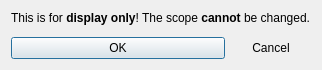
<?xml version="1.0" encoding="UTF-8"?>
<ui version="4.0">
 <class>ScopeDialog</class>
 <widget class="QDialog" name="ScopeDialog">
  <property name="geometry">
   <rect>
    <x>0</x>
    <y>0</y>
    <width>472</width>
    <height>131</height>
   </rect>
  </property>
  <property name="windowTitle">
   <string>Dialog</string>
  </property>
  <property name="modal">
   <bool>true</bool>
  </property>
  <layout class="QVBoxLayout" name="verticalLayout">
   <property name="sizeConstraint">
    <enum>QLayout::SetFixedSize</enum>
   </property>
   <item>
    <widget class="QLabel" name="display_only_label">
     <property name="text">
      <string>&lt;html&gt;&lt;head/&gt;&lt;body&gt;&lt;p&gt;This is for &lt;span style=&quot; font-weight:600;&quot;&gt;display only&lt;/span&gt;! The scope &lt;span style=&quot; font-weight:600;&quot;&gt;cannot&lt;/span&gt; be changed.&lt;/p&gt;&lt;/body&gt;&lt;/html&gt;</string>
     </property>
    </widget>
   </item>
   <item>
    <widget class="ScopeWidget" name="scope_widget" native="true"/>
   </item>
   <item>
    <layout class="QHBoxLayout" name="horizontalLayout" stretch="1,0">
     <item>
      <widget class="QPushButton" name="a2ok_button">
       <property name="text">
        <string>OK</string>
       </property>
      </widget>
     </item>
     <item>
      <widget class="QPushButton" name="a2cancel_button">
       <property name="text">
        <string>Cancel</string>
       </property>
       <property name="flat">
        <bool>true</bool>
       </property>
      </widget>
     </item>
    </layout>
   </item>
  </layout>
 </widget>
 <customwidgets>
  <customwidget>
   <class>ScopeWidget</class>
   <extends>QWidget</extends>
   <header>a2widget.a2hotkey.scope_widget</header>
   <container>1</container>
  </customwidget>
 </customwidgets>
 <tabstops>
  <tabstop>a2ok_button</tabstop>
  <tabstop>a2cancel_button</tabstop>
 </tabstops>
 <resources/>
 <connections>
  <connection>
   <sender>a2ok_button</sender>
   <signal>clicked()</signal>
   <receiver>ScopeDialog</receiver>
   <slot>accept()</slot>
   <hints>
    <hint type="sourcelabel">
     <x>425</x>
     <y>294</y>
    </hint>
    <hint type="destinationlabel">
     <x>416</x>
     <y>357</y>
    </hint>
   </hints>
  </connection>
  <connection>
   <sender>a2cancel_button</sender>
   <signal>clicked()</signal>
   <receiver>ScopeDialog</receiver>
   <slot>reject()</slot>
   <hints>
    <hint type="sourcelabel">
     <x>738</x>
     <y>303</y>
    </hint>
    <hint type="destinationlabel">
     <x>843</x>
     <y>369</y>
    </hint>
   </hints>
  </connection>
 </connections>
</ui>
